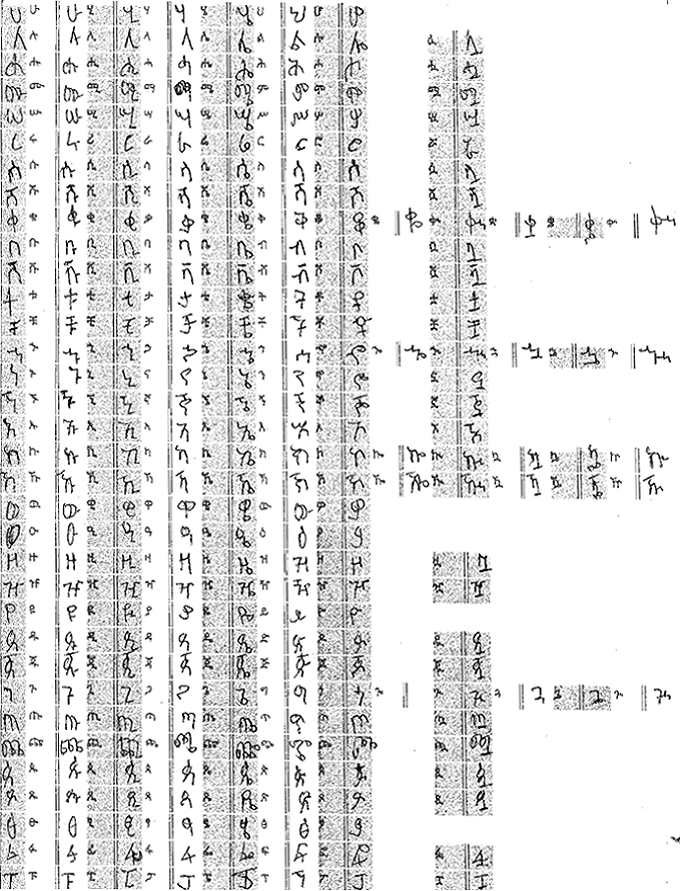
#> input picture datasetl/form 124.png, 680 x 891 px; its folder holds 4 pictures in this run
$ jupyter execute --allow-errors 'preprocessing lab for Amharic OCR form.ipynb'
#> lines starting #> are read from the running program, lines starting #| are printed output that depends on the picture; after the words box and inside, x2 and y2 are one past the last pixel; in counts of white or black regions, pixels touching at a corner belong together
# Pre-Processing LAB

[cell 1]
import os
import glob
import PIL
import cv2
import numpy as np
from matplotlib import pyplot as plt
import random

# All Imports

# Utility Methods

[cell 2]
def view(img):
    img = cv2.cvtColor(img, cv2.COLOR_BGR2RGB)
    plt.imshow(img)
    plt.show()

def rand_col_box(image, initial, final, color_interval, tickness):
    # get a copy of the image
    tmp = np.copy(image)
    # randomly Generate a color set
    red = random.randrange(0, 255, color_interval)
    green = random.randrange(0, 255, color_interval)
    blue = random.randrange(0, 255, color_interval)
    # draw box over it then return
    x,y = initial
    w,h = final
    return cv2.rectangle(tmp, (x,y), ((x+w),(y+h)), (red, green, blue), tickness)


def contours_process(processed_img, orignal_img):
    # get the edges
    edges= cv2.Canny(processed_img, 50,200)
    # detect contours
    contours, hierarchy= cv2.findContours(edges.copy(), cv2.RETR_EXTERNAL, cv2.CHAIN_APPROX_NONE)
    # sort countors
    sorted_contours= sorted(contours, key=cv2.contourArea, reverse= True)
    for (i,c) in enumerate(sorted_contours):
        # get the dimention of this specific contour
        x,y,w,h= cv2.boundingRect(c)
        # get the cordinate of this specific contour
        cropped_contour= orignal_img[y:y+h, x:x+w]
        # draw a color box aver it
        box = rand_col_box(orignal_img, (x,y), (w,h), 30, 6)
        print('box')
        view(box)
        print('countur')
        view(cropped_contour)
        print(x,y)
        #Crop the image
        #image_name= "reslt/countur " + str(i+1) + ".png"
        #cv2.imwrite(image_name, cropped_contour)

def grayImg(image):
    return cv2.cvtColor(image,cv2.COLOR_BGR2GRAY)


def get_file_name(arg):
    path = arg[0]
    files = glob.glob(path+'/'+ '*.*')
    size = len(files);
    if(arg[2]<size):
        if(arg[1]=='next'):
            file_data = files[arg[2]]
        elif(arg[1]=='priv'):
            file_data = files[arg[2]]
        else:
            return 'Error: Unknown command '+arg[1]+", use [next] or [priv] only",size

    else:
        return 'Error: out of range, only '+str(size)+" available",size
    # return array with 1 file name @ index 0  & total number of files @ index 1
    return file_data,size

def bounder(img, initial, final):
    # make it gray
    gray= grayImg(img)
    # geting the threshold
    ret, thresh = cv2.threshold(gray,0,255,cv2.THRESH_BINARY_INV+cv2.THRESH_OTSU)
    # noise removal
    kernel = np.ones((3,3),np.uint8)
    opening = cv2.morphologyEx(thresh,cv2.MORPH_OPEN,kernel, iterations = 2)
    # sure background area
    sure_bg = cv2.dilate(opening,kernel,iterations=3)
    # contours_process(sure_bg, img)

    return rand_col_box(img, initial, final, 30, 2)

# Test Room: Partition it by segmenting columen after manul Alignment

[cell 3]
path = 'datasetl'
data = get_file_name([path,'next',1])
print(data[0])
h_w = [25,820]
x_y1 = [0,0]
x_y2 = [58,0]
x_y3 = [116,0]
x_y4 = [174,0]
x_y5 = [232,0]
x_y6 = [290,0]
x_y7 = [348,0]
x_y8 = [408,0]
x_y9 = [468,0]
x_y10 = [526,0]
x_y11 = [586,0]
x_y12 = [646,0]

# img = cv2.imread(data[0])
# cv2.imshow('box', img)
n=0

while True:
    imx = cv2.imread(data[0])
#> imx is the input picture: shape (891, 680, 3); min 0, max 255, mean 227.8
    imx = bounder(imx, x_y1, h_w)
#> in bounder, `ret, thresh = cv2.threshold(gray,0,255,cv2.THRESH_BINARY_INV+cv2.THRES..`:
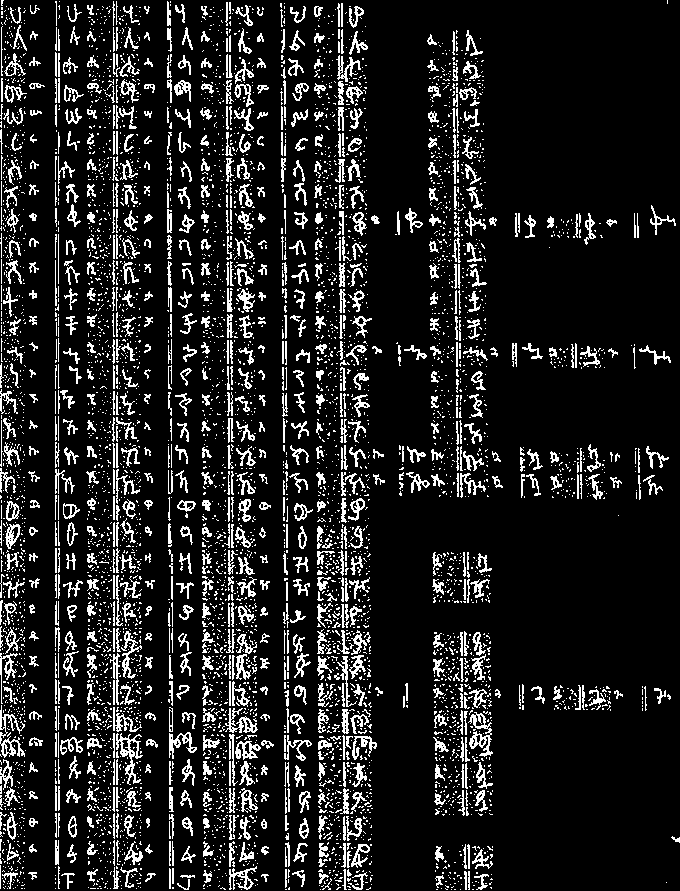
#> thresh: shape (891, 680); 12.9% white in thin lines or dots
#> in bounder, `ret, thresh = cv2.threshold(gray,0,255,cv2.THRESH_BINARY_INV+cv2.THRES..`: ret = 178
#> in bounder, `opening = cv2.morphologyEx(thresh,cv2.MORPH_OPEN,kernel, iterations = 2)`: opening: shape (891, 680); 0.09% white; 19 white regions, largest, box (x1, y1, x2, y2) and area: (316, 214, 321, 223) 45, (436, 853, 443, 858) 35, (339, 211, 344, 217) 30
#> in bounder, `sure_bg = cv2.dilate(opening,kernel,iterations=3)`: sure_bg: shape (891, 680); 0.4% white; 19 white regions, largest, box (x1, y1, x2, y2) and area: (313, 211, 324, 226) 165, (433, 850, 446, 861) 143, (336, 208, 347, 220) 132
    imx = bounder(imx, x_y2, h_w)
#> in bounder (call 2), `ret, thresh = cv2.threshold(gray,0,255,cv2.THRESH_BINARY_INV+cv2.THRES..`: thresh: shape (891, 680); 13.6% white in thin lines or dots
#> in bounder (call 2), `opening = cv2.morphologyEx(thresh,cv2.MORPH_OPEN,kernel, iterations = 2)`: opening: shape (891, 680); 0.11% white; 23 white regions (1 under 20 px), largest, box (x1, y1, x2, y2) and area: (0, 81, 3, 102) 63, (0, 743, 4, 755) 48, (316, 214, 321, 223) 45
#> in bounder (call 2), `sure_bg = cv2.dilate(opening,kernel,iterations=3)`: sure_bg: shape (891, 680); 0.48% white; 23 white regions, largest, box (x1, y1, x2, y2) and area: (313, 211, 324, 226) 165, (0, 78, 6, 105) 162, (433, 850, 446, 861) 143
    imx = bounder(imx, x_y3, h_w)
#> in bounder (call 3), `ret, thresh = cv2.threshold(gray,0,255,cv2.THRESH_BINARY_INV+cv2.THRES..`: thresh: shape (891, 680); 13.3% white in thin lines or dots
    imx = bounder(imx, x_y4, h_w)
#> in bounder (call 4), `ret, thresh = cv2.threshold(gray,0,255,cv2.THRESH_BINARY_INV+cv2.THRES..`: thresh: shape (891, 680); 14.4% white in thin lines or dots
#> in bounder (call 4), `opening = cv2.morphologyEx(thresh,cv2.MORPH_OPEN,kernel, iterations = 2)`: opening: shape (891, 680); 0.53% white; 62 white regions (1 under 20 px), largest, box (x1, y1, x2, y2) and area: (113, 707, 120, 731) 144, (113, 496, 119, 520) 126, (113, 680, 118, 705) 125
#> in bounder (call 4), `sure_bg = cv2.dilate(opening,kernel,iterations=3)`: sure_bg: shape (891, 680); 1.7% white; 40 white regions, largest, box (x1, y1, x2, y2) and area: (110, 565, 123, 771) 2324, (110, 493, 122, 559) 738, (110, 773, 121, 824) 561
    imx = bounder(imx, x_y5, h_w)
#> in bounder (call 5), `ret, thresh = cv2.threshold(gray,0,255,cv2.THRESH_BINARY_INV+cv2.THRES..`: thresh: shape (891, 680); 15.4% white in thin lines or dots
    imx = bounder(imx, x_y6, h_w)
#> in bounder (call 6), `ret, thresh = cv2.threshold(gray,0,255,cv2.THRESH_BINARY_INV+cv2.THRES..`: thresh: shape (891, 680); 15.9% white in thin lines or dots
#> in bounder (call 6), `opening = cv2.morphologyEx(thresh,cv2.MORPH_OPEN,kernel, iterations = 2)`: opening: shape (891, 680); 0.85% white; 97 white regions (1 under 20 px), largest, box (x1, y1, x2, y2) and area: (113, 707, 120, 731) 144, (229, 761, 235, 786) 134, (113, 496, 119, 520) 126
#> in bounder (call 6), `sure_bg = cv2.dilate(opening,kernel,iterations=3)`: sure_bg: shape (891, 680); 2.7% white; 64 white regions, largest, box (x1, y1, x2, y2) and area: (110, 565, 123, 771) 2324, (110, 493, 122, 559) 738, (226, 668, 237, 733) 715
    imx = bounder(imx, x_y7, h_w)
#> in bounder (call 7), `ret, thresh = cv2.threshold(gray,0,255,cv2.THRESH_BINARY_INV+cv2.THRES..`: thresh: shape (891, 680); 16.8% white in thin lines or dots
#> in bounder (call 7), `sure_bg = cv2.dilate(opening,kernel,iterations=3)`: sure_bg: shape (891, 680); 3.3% white; 73 white regions, largest, box (x1, y1, x2, y2) and area: (110, 565, 123, 771) 2324, (283, 687, 295, 789) 1136, (110, 493, 122, 559) 738
    imx = bounder(imx, x_y8, h_w)
#> in bounder (call 8), `ret, thresh = cv2.threshold(gray,0,255,cv2.THRESH_BINARY_INV+cv2.THRES..`:
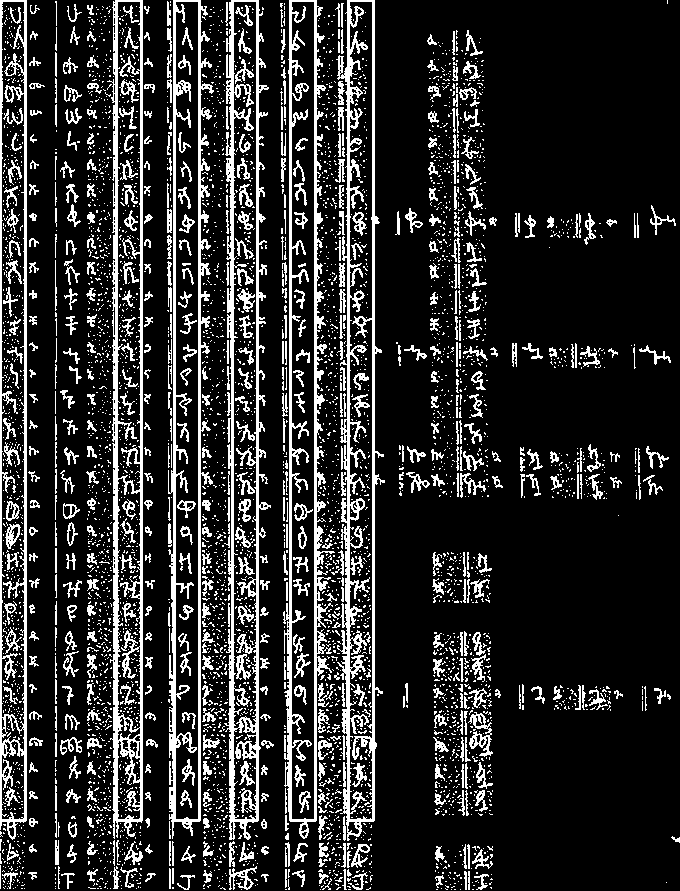
#> thresh: shape (891, 680); 17.2% white; 5018 white regions (4384 under 20 px), largest, box (x1, y1, x2, y2) and area: (336, 0, 385, 841) 9652, (224, 0, 271, 840) 9130, (283, 0, 335, 839) 8560
#> in bounder (call 8), `ret, thresh = cv2.threshold(gray,0,255,cv2.THRESH_BINARY_INV+cv2.THRES..`: ret = 180
#> in bounder (call 8), `opening = cv2.morphologyEx(thresh,cv2.MORPH_OPEN,kernel, iterations = 2)`: opening: shape (891, 680); 1.1% white; 134 white regions (1 under 20 px), largest, box (x1, y1, x2, y2) and area: (113, 707, 120, 731) 144, (229, 761, 235, 786) 131, (113, 496, 119, 520) 126
#> in bounder (call 8), `sure_bg = cv2.dilate(opening,kernel,iterations=3)`: sure_bg: shape (891, 680); 3.6% white; 83 white regions, largest, box (x1, y1, x2, y2) and area: (110, 565, 123, 771) 2324, (283, 687, 295, 763) 849, (110, 493, 122, 559) 738
    imx = bounder(imx, x_y9, h_w)
#> in grayImg (call 9), `return cv2.cvtColor(image,cv2.COLOR_BGR2GRAY)`:
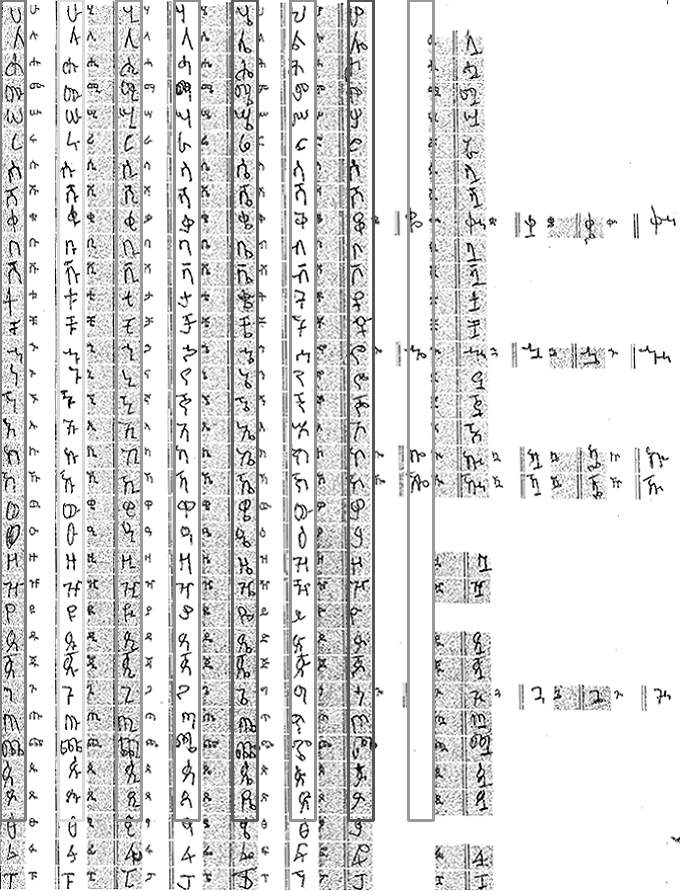
#> returned value: shape (891, 680); min 0, max 255, mean 222.4
#> in bounder (call 9), `ret, thresh = cv2.threshold(gray,0,255,cv2.THRESH_BINARY_INV+cv2.THRES..`:
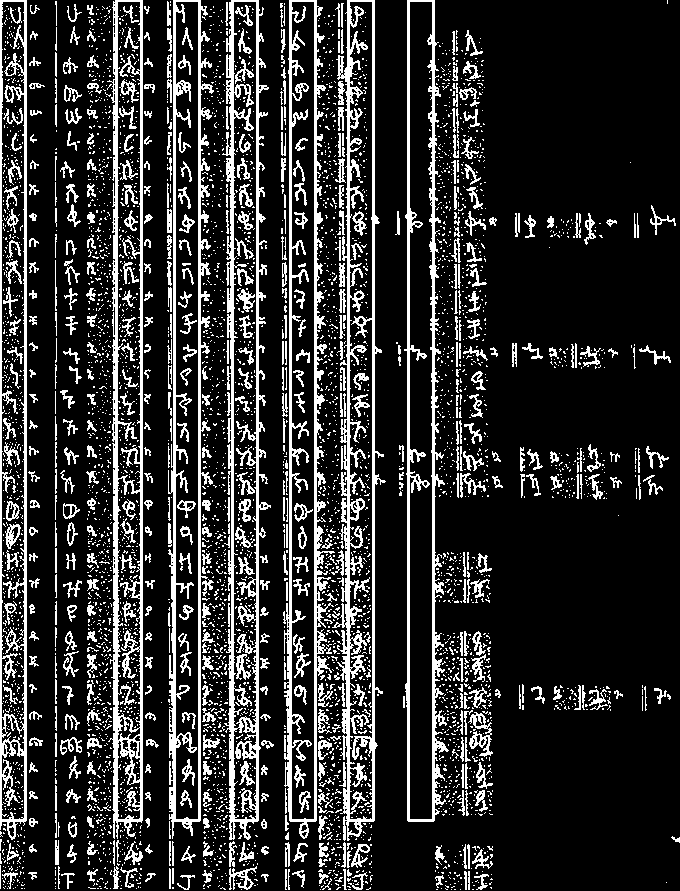
#> thresh: shape (891, 680); 18.2% white; 4959 white regions (4357 under 20 px), largest, box (x1, y1, x2, y2) and area: (332, 0, 386, 841) 10184, (222, 0, 271, 840) 9588, (107, 0, 143, 839) 8744
#> in bounder (call 9), `ret, thresh = cv2.threshold(gray,0,255,cv2.THRESH_BINARY_INV+cv2.THRES..`: ret = 182
#> in bounder (call 9), `opening = cv2.morphologyEx(thresh,cv2.MORPH_OPEN,kernel, iterations = 2)`:
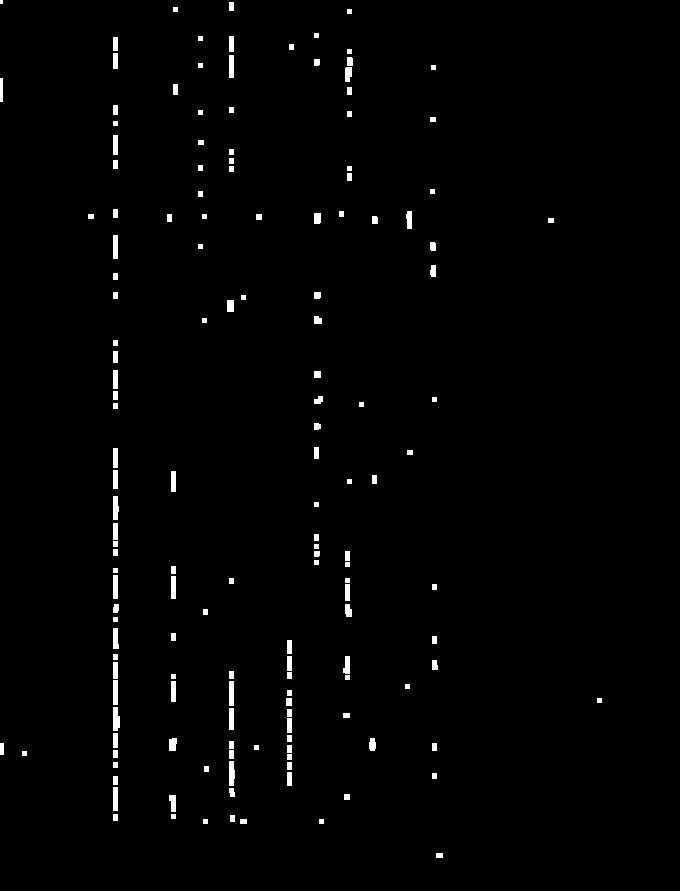
#> opening: shape (891, 680); 1.3% white; 154 white regions (1 under 20 px), largest, box (x1, y1, x2, y2) and area: (113, 707, 120, 731) 144, (229, 761, 235, 786) 134, (113, 496, 119, 520) 126
#> in bounder (call 9), `sure_bg = cv2.dilate(opening,kernel,iterations=3)`:
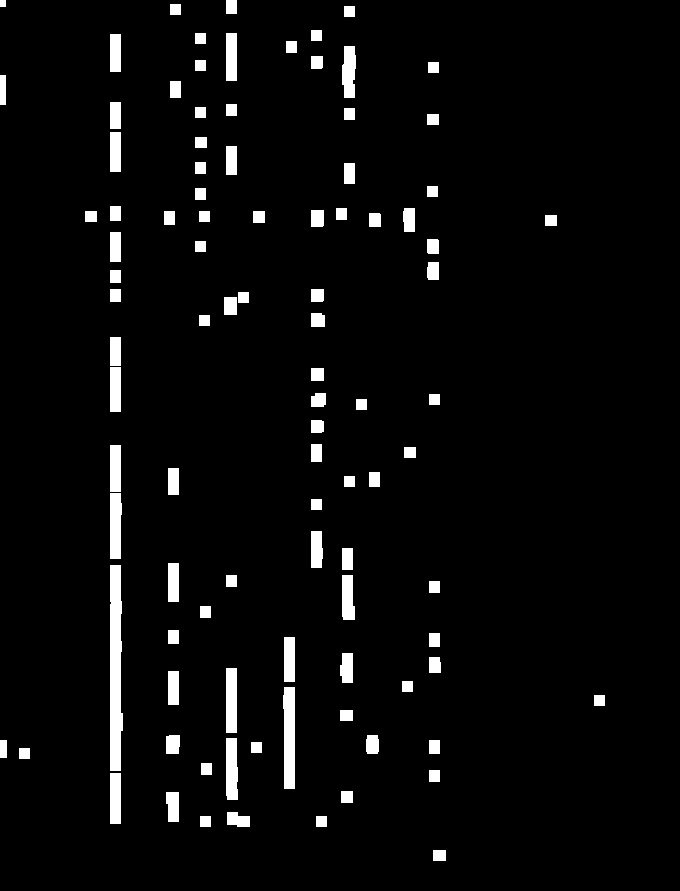
#> sure_bg: shape (891, 680); 4.1% white; 98 white regions, largest, box (x1, y1, x2, y2) and area: (110, 565, 123, 771) 2324, (283, 687, 295, 789) 1136, (110, 493, 122, 559) 738
    imx = bounder(imx, x_y10, h_w)
#> in bounder (call 10), `ret, thresh = cv2.threshold(gray,0,255,cv2.THRESH_BINARY_INV+cv2.THRES..`:
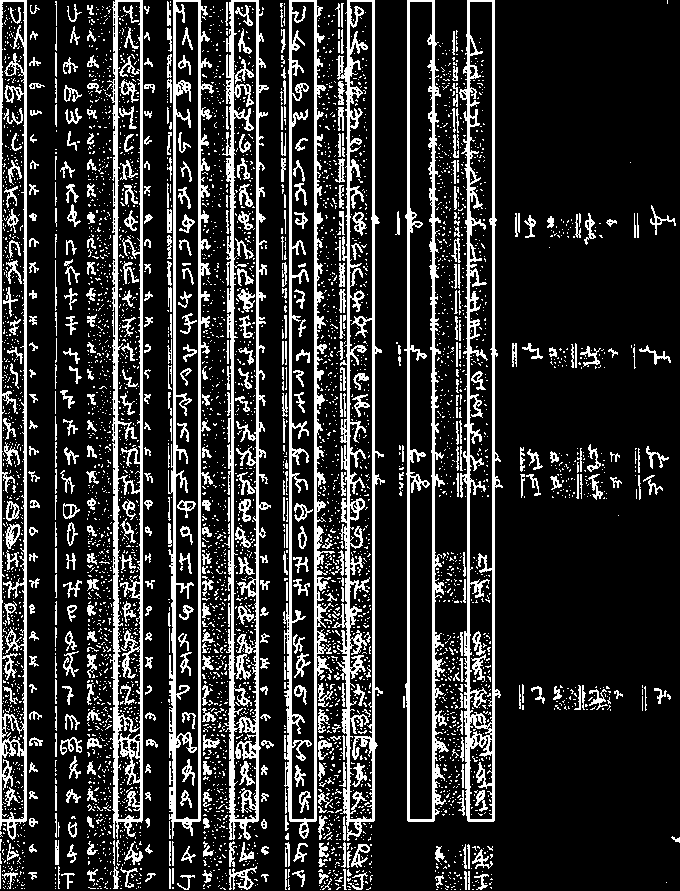
#> thresh: shape (891, 680); 18.8% white; 4825 white regions (4260 under 20 px), largest, box (x1, y1, x2, y2) and area: (332, 0, 385, 841) 9734, (222, 0, 271, 840) 9389, (283, 0, 335, 839) 8598
#> in bounder (call 10), `ret, thresh = cv2.threshold(gray,0,255,cv2.THRESH_BINARY_INV+cv2.THRES..`: ret = 181
    imx = bounder(imx, x_y11, h_w)
    imx = bounder(imx, x_y12, h_w)
    max_v = (data[1]-1)
    cv2.imshow('box', imx)
    if cv2.waitKey(1) & 0xFF == ord('q'):
        # Report or log intetion of method
#> (key q is pressed here)
        print('quitting')
        # close the privious window
        cv2.destroyAllWindows()
        # close the program
        break

    elif cv2.waitKey(1) & 0xFF == ord('6'):
        data = get_file_name([path,'next',n])
        # report or log the variable values and method intended action
        print('moving to next image',str(n),data[0])
        imx = cv2.imread(data[0])
        imx = bounder(imx, x_y1, h_w)
        imx = bounder(imx, x_y2, h_w)
        imx = bounder(imx, x_y3, h_w)
        imx = bounder(imx, x_y4, h_w)
        imx = bounder(imx, x_y5, h_w)
        imx = bounder(imx, x_y6, h_w)
        imx = bounder(imx, x_y7, h_w)
        imx = bounder(imx, x_y8, h_w)
        imx = bounder(imx, x_y9, h_w)
        imx = bounder(imx, x_y10, h_w)
        imx = bounder(imx, x_y11, h_w)
        imx = bounder(imx, x_y12, h_w)
        cv2.imshow('box', imx)
        if n==(max_v):
            n=0
        else:
            n=n+1
        # close the privious window
        cv2.destroyAllWindows()

    elif cv2.waitKey(1) & 0xFF == ord('4'):
        data = get_file_name([path,'priv',n])
        # report or log the variable values and method intended action
        print('moving to privious image',str(n),data[0])
        imx = cv2.imread(data[0])
        imx = bounder(imx, x_y1, h_w)
        imx = bounder(imx, x_y2, h_w)
        imx = bounder(imx, x_y3, h_w)
        imx = bounder(imx, x_y4, h_w)
        imx = bounder(imx, x_y5, h_w)
        imx = bounder(imx, x_y6, h_w)
        imx = bounder(imx, x_y7, h_w)
        imx = bounder(imx, x_y8, h_w)
        imx = bounder(imx, x_y9, h_w)
        imx = bounder(imx, x_y10, h_w)
        imx = bounder(imx, x_y11, h_w)
        imx = bounder(imx, x_y12, h_w)
        cv2.imshow('box', imx)
        if n==0:
            n=max_v
        else:
            n=n-1
        # close the privious window
        cv2.destroyAllWindows()


# [6 lines of commented-out code are left out]
